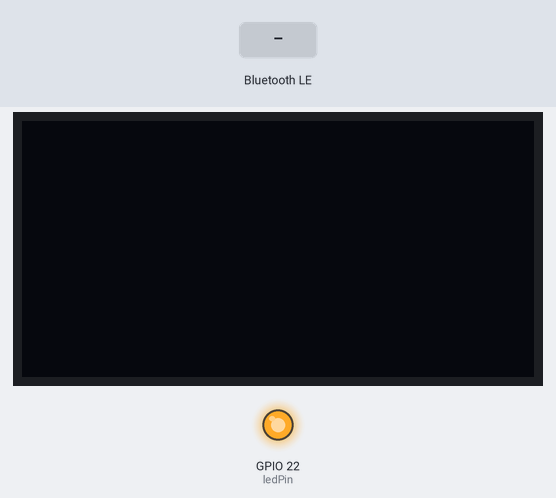
Bench run of a sketch on a simulated ESP32. On the bench: 128×64 one-colour display, output pins drawn as LEDs (lit = HIGH). The test bench sets the inputs (shaded band). The display library's start-up logo is not drawn; EEPROM starts erased; nothing arrives over Bluetooth unless stated; a phone connects over Bluetooth LE 3 s after start; what the sketch prints to the serial monitor is not drawn.

Above: at 3.2 s.
3.3 s: Bluetooth LE write "1" received
At 4.3 s:
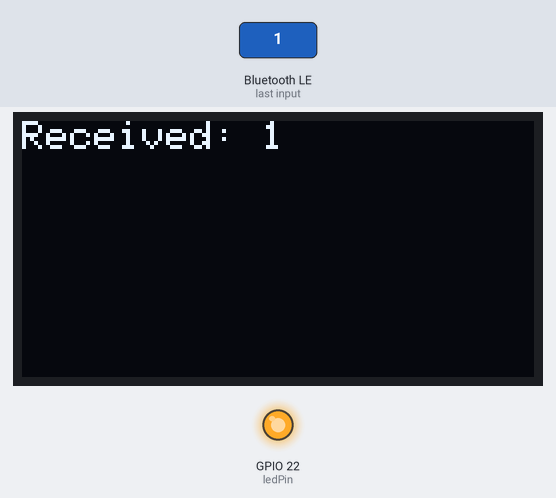
4.8 s: Bluetooth LE write "0" received
At 5.5 s:
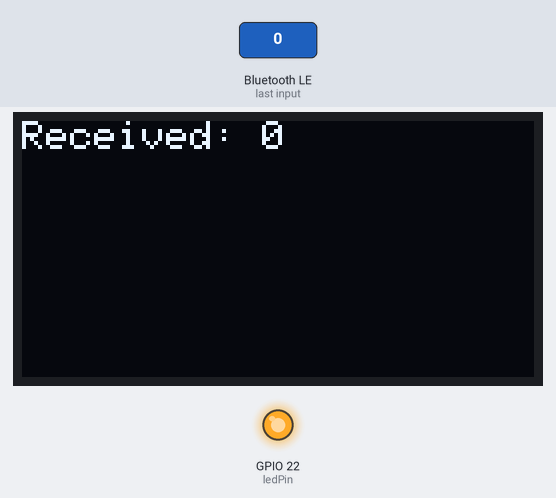
6.3 s: Bluetooth LE write "2" received
Timing chart, 0 to 9.3 s (numbered marks = the images above; inputs shaded):
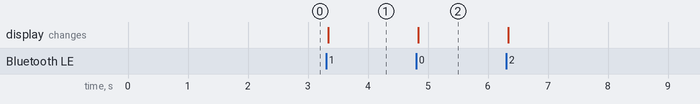

Measured:
- after the input at 3.3 s, the display: changes at once (image 1)
- after the input at 4.8 s, the display: changes at once (image 2)

The sketch:

oled_Ble.ino
```cpp
#include "EEPROM.h"
#define EEPROM_SIZE 128

#include <Wire.h>
#include <Adafruit_GFX.h>
#include <Adafruit_SSD1306.h>

#include <BLEDevice.h>
#include <BLEServer.h>
#include <BLEUtils.h>
#include <BLE2902.h>

#define SCREEN_WIDTH 128 // OLED display width, in pixels
#define SCREEN_HEIGHT 64 // OLED display height, in pixels
#define OLED_RESET -1    // Reset pin #
Adafruit_SSD1306 display(SCREEN_WIDTH, SCREEN_HEIGHT, &Wire, OLED_RESET);

#define SERVICE_UUID        "4fafc201-1fb5-459e-8fcc-c5c9c331914b"
#define CHARACTERISTIC_UUID "beb5483e-36e1-4688-b7f5-ea07361b26a8"

BLEServer* pServer = NULL;
BLECharacteristic* pCharacteristic = NULL;
bool deviceConnected = false;

const int ledPin = 22;
const int modeAddr = 0;
const int wifiAddr = 10;

int modeIdx;

class MyServerCallbacks: public BLEServerCallbacks {
    void onConnect(BLEServer* pServer) {
      deviceConnected = true;
      BLEDevice::startAdvertising();
    };

    void onDisconnect(BLEServer* pServer) {
      deviceConnected = false;
    }
};

class MyCallbacks: public BLECharacteristicCallbacks {
  void onWrite(BLECharacteristic *pCharacteristic){
    std::string value = pCharacteristic->getValue();

    if(value.length() > 0){
      Serial.print("Value : ");
      Serial.println(value.c_str());
      writeString(wifiAddr, value.c_str());

      // Display received value on OLED
      display.clearDisplay();
      display.setTextSize(1);
      display.setTextColor(SSD1306_WHITE);
      display.setCursor(0,0);
      display.print("Received: ");
      display.println(value.c_str());
      display.display();
    }
  }

  void writeString(int add, String data){
    int _size = data.length();
    for(int i=0; i<_size; i++){
      EEPROM.write(add+i, data[i]);
    }
    EEPROM.write(add+_size, '\0');
    EEPROM.commit();
  }
};


void setup() {
  // Initialize Serial Monitor
  Serial.begin(115200);
  pinMode(ledPin, OUTPUT);

  if(!EEPROM.begin(EEPROM_SIZE)){
    delay(1000);
  }

  // Initialize OLED display
  if(!display.begin(SSD1306_SWITCHCAPVCC, 0x3C)) { // Address 0x3C for 128x64
    Serial.println(F("SSD1306 allocation failed"));
    for(;;); // Don't proceed, loop forever
  }
  display.display();
  delay(2000); // Pause for 2 seconds
  display.clearDisplay();

  modeIdx = EEPROM.read(modeAddr);
  Serial.print("modeIdx : ");
  Serial.println(modeIdx);

  EEPROM.write(modeAddr, modeIdx !=0 ? 0 : 1);
  EEPROM.commit();

  // BLE MODE
  digitalWrite(ledPin, true);
  Serial.println("BLE MODE");
  bleTask();
}

void bleTask(){
  // Create the BLE Device
  BLEDevice::init("ESP32 THAT PROJECT");

  // Create the BLE Server
  pServer = BLEDevice::createServer();
  pServer->setCallbacks(new MyServerCallbacks());

  // Create the BLE Service
  BLEService *pService = pServer->createService(SERVICE_UUID);

  // Create a BLE Characteristic
  pCharacteristic = pService->createCharacteristic(
                      CHARACTERISTIC_UUID,
                      BLECharacteristic::PROPERTY_READ   |
                      BLECharacteristic::PROPERTY_WRITE  |
                      BLECharacteristic::PROPERTY_NOTIFY |
                      BLECharacteristic::PROPERTY_INDICATE
                    );

  pCharacteristic->setCallbacks(new MyCallbacks());
  // Create a BLE Descriptor
  pCharacteristic->addDescriptor(new BLE2902());

  // Start the service
  pService->start();

  // Start advertising
  BLEAdvertising *pAdvertising = BLEDevice::getAdvertising();
  pAdvertising->addServiceUUID(SERVICE_UUID);
  pAdvertising->setScanResponse(false);
  pAdvertising->setMinPreferred(0x0);  // set value to 0x00 to not advertise this parameter
  BLEDevice::startAdvertising();
  Serial.println("Waiting for a client connection to notify...");
}

void loop() {
  // Main loop code here, if needed
}
```
